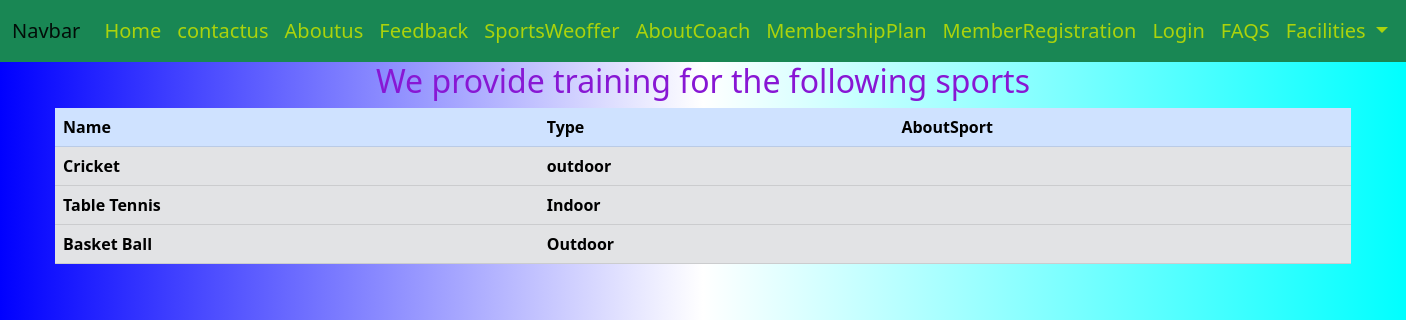
/sportsdetails/, run on the app's committed database.
### academy/models.py (models this page shows)
class sport_detail(models.Model):
    Sport_name=models.CharField(max_length=45,primary_key=True)
    Sport_type=models.CharField(max_length=30,null=False,default="Indoor")
    Description=models.TextField()
    Date=models.DateField(default=timezone.now)

### academy/views.py (the view)
# urls.py: path('sportsdetails/',views.sports,name="sports_details"),
def sports(request):
    sports_objects=sport_detail.objects.all()#it returns queryset
    print(type(sports_objects))
    sports_dict={
        "sport_data":sports_objects
    }
    return render(request,'academy/html/allsports.html',sports_dict)

### academy/templates/academy/html/allsports.html (shortened to what this page needs)
<html lang="en">
<head>
    <link href="https://cdn.jsdelivr.net/npm/bootstrap@5.2.0-beta1/dist/css/bootstrap.min.css" rel="stylesheet">
    <link rel="stylesheet" href="https://cdnjs.cloudflare.com/ajax/libs/font-awesome/5.15.4/css/all.min.css" />
</head>
<body>
    {% include 'academy/html/navbar.html'%}
    <h2 style="text-align:center;color:rgb(136, 23, 212)">We provide training for the following sports</h2>
    <div class="container">
    <table class="table">
        <thead>
          <tr class="table-primary">
            <th scope="col">Name</th>
            <th scope="col">Type</th>
            <th scope="col">AboutSport</th>
          </tr>
        </thead>
        <tbody>
            {% for sports_obj in sport_data %}
            <tr class="table-secondary">
                <th>{{sports_obj.Sport_name}}</th>
                <th>{{sports_obj.Sport_type}}</th>
                <th>{{spots_obj.Description}}</th>
            </tr>
            {%endfor%}
        </tbody>
      </table>
    </div>
</body>
</html>

### academy/templates/academy/html/navbar.html (style rules this page uses)
body { background-image:linear-gradient(to right,blue,white,cyan) }

### data on the page
sport_detail: Sport_name "Cricket", Sport_type "outdoor"
sport_detail: Sport_name "Table Tennis", Sport_type "Indoor"
sport_detail: Sport_name "Basket Ball", Sport_type "Outdoor"
